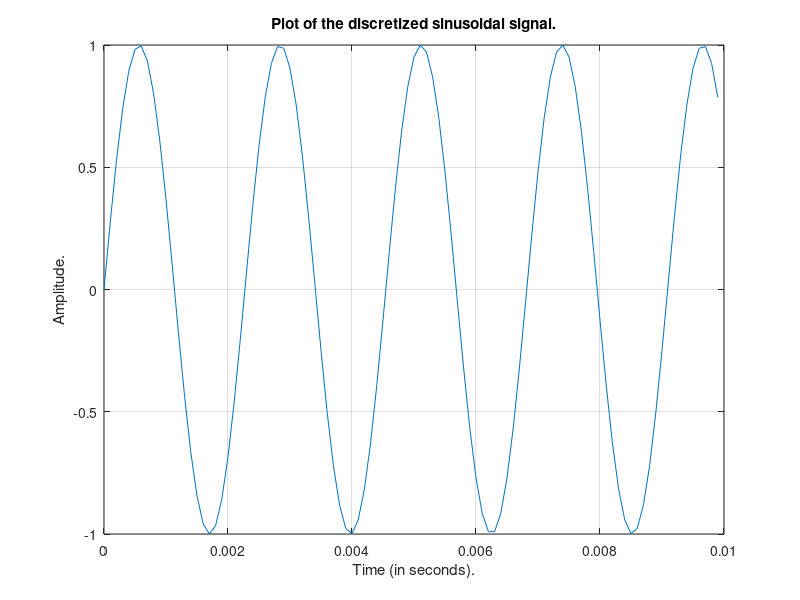
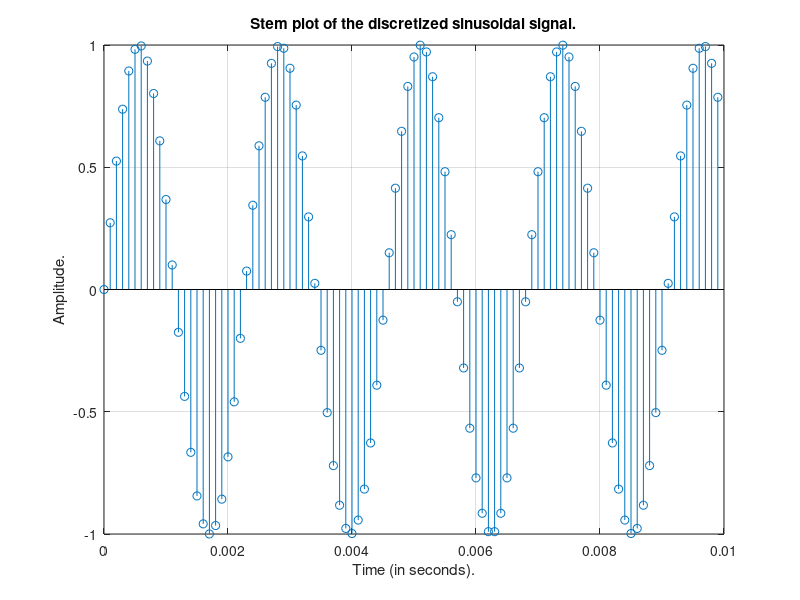
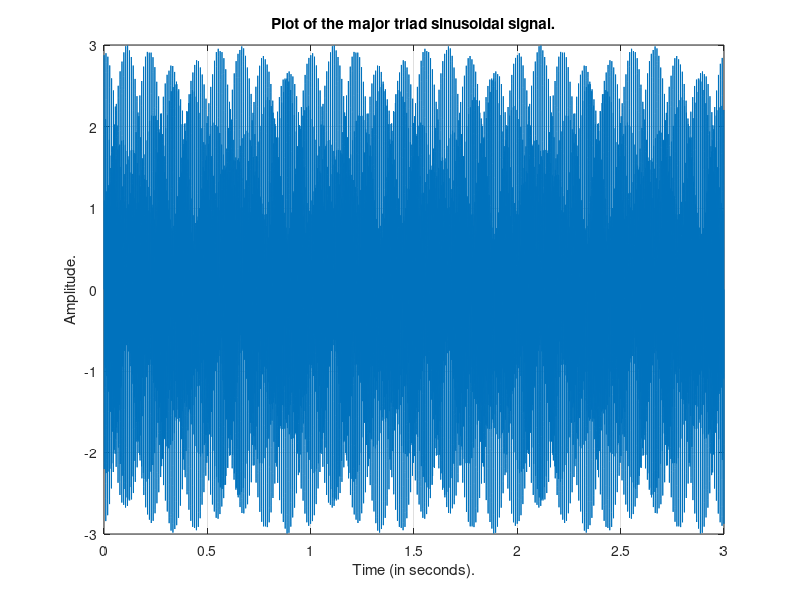

The MATLAB script that drew these images, in order:
% Define the parameters for x1.
f0_x1 = 440;
Ts_x1 = 0.0001;
dur_x1 = 3.0;
Tplot_x1 = 0.01;

% Define the time vector for x1.
t_x1 = 0:Ts_x1:dur_x1;

% Define the sinusoidal signal.
x1 = sin(2 * pi* f0_x1 * t_x1);

% Plot the sinusoidal x1.
figure;
plot(t_x1(1: Tplot_x1/Ts_x1), x1(1: Tplot_x1/Ts_x1));
xlabel('Time (in seconds).')
ylabel('Amplitude.')
title('Plot of the discretized sinusoidal signal.')
grid on;

figure;
stem(t_x1(1: Tplot_x1/Ts_x1), x1(1: Tplot_x1/Ts_x1));
xlabel('Time (in seconds).')
ylabel('Amplitude.')
title('Stem plot of the discretized sinusoidal signal.')
grid on;


% Define the parameters for major triad. 
f_A = 440;
f_Csharp = 554;
f_E = 659;
dur_triad = 3.0;

% Define the time vector for major triad.
t_triad = 0:Ts_x1:dur_triad;

% Define the sinusoidal for major triad. 
s = sin(2 * pi * f_A * t_triad) + sin(2 * pi * f_Csharp * t_triad) + sin(2 * pi * f_E * t_triad);

% Plot the major triad sinusoidal. 
figure;
plot(t_triad, s);
xlabel('Time (in seconds).');
ylabel('Amplitude.');
title('Plot of the major triad sinusoidal signal.');
grid on;

% Listen to the major triad.
soundsc(s, 1/Ts_x1);